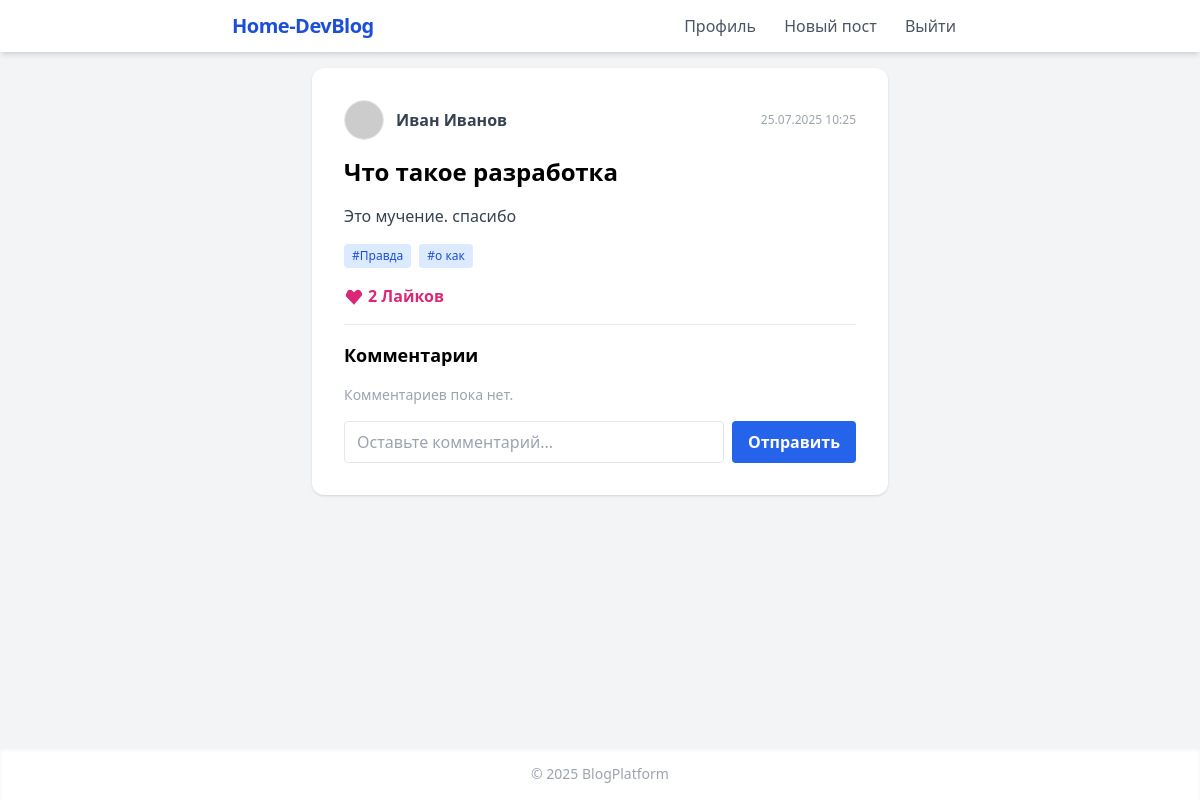
The app's page /post/1 (signed in) with its own data.
### app.py (models this page shows)
class User(db.Model):
    id = db.Column(db.Integer, primary_key=True)
    name = db.Column(db.String(80))
    email = db.Column(db.String(120), unique=True, nullable=False)
    password = db.Column(db.String(200), nullable=False)
    avatar = db.Column(db.String(200), nullable=True)

class Post(db.Model):
    id = db.Column(db.Integer, primary_key=True)
    user_id = db.Column(db.Integer, db.ForeignKey('user.id'), nullable=False)
    title = db.Column(db.String(200))
    content = db.Column(db.Text)
    date = db.Column(db.DateTime)
    tags = db.Column(db.String(200))
    is_private = db.Column(db.Boolean, default=False)
    user = db.relationship('User')

### app.py (the view, shortened to what this page needs)
@app.route('/post/<int:post_id>', methods=['GET', 'POST'])
def post_view(post_id):
    post = Post.query.get_or_404(post_id)
    user = get_current_user()
    if post.is_private and (not user or post.user_id != user.id):
        return "Этот пост доступен только автору.", 403
    comments = Comment.query.filter_by(post_id=post_id).order_by(Comment.date.asc()).all()
    liked = False
    if user:
        liked = Like.query.filter_by(user_id=user.id, post_id=post.id).first() is not None
    likes_count = Like.query.filter_by(post_id=post.id).count()
    return render_template('post.html', post=post, comments=comments, user=user, liked=liked, likes_count=likes_count)

### app.py (called while the page is built)
def get_current_user():
    if 'user_id' in session:
        return User.query.get(session['user_id'])
    return None

### templates/post.html (shortened to what this page needs)
{% extends "base.html" %}
{% block content %}
<div class="bg-white max-w-xl mx-auto p-8 rounded-xl shadow space-y-4">
    <div class="flex items-center gap-3">
        <img src="{{ post.user.avatar or 'https://randomuser.me/api/portraits/men/1.jpg' }}" class="w-10 h-10 rounded-full border">
        <a href="{{ url_for('view_user', user_id=post.user.id) }}" class="font-semibold text-gray-700 hover:underline">{{ post.user.name }}</a>
        <div class="text-xs text-gray-400 ml-auto">{{ post.date.strftime('%d.%m.%Y %H:%M') }}</div>
    </div>
    <h1 class="text-2xl font-bold">{{ post.title }}</h1>
    <div class="text-gray-700 mb-2">{{ post.content }}</div>
    {% if post.tags %}
    <div class="flex gap-2">
        {% for tag in post.tags.split(',') %}
            <a href="{{ url_for('posts_by_tag', tag=tag.strip()) }}"
               class="bg-blue-100 text-blue-700 text-xs px-2 py-1 rounded hover:bg-blue-200">#{{ tag.strip() }}</a>
        {% endfor %}
    </div>
    {% endif %}
    <div class="flex gap-4 mt-4">
        <form method="post" action="{{ url_for('like_post', post_id=post.id) }}">
            <button type="submit" class="flex items-center gap-1 {% if liked %}text-pink-600{% else %}text-gray-400{% endif %} font-semibold">
                <svg class="w-5 h-5" fill="currentColor" viewBox="0 0 20 20"><path d="M3.172 5.172a4 4 0 015.656 0L10 6.343l1.172-1.171a4 4 0 015.656 5.656L10 18.657l-6.828-6.829a4 4 0 010-5.656z"/></svg>
                {{ likes_count }} Лайков
            </button>
        </form>
    </div>
    <hr>
    <h3 class="font-semibold text-lg">Комментарии</h3>
    <div class="space-y-3">
        {% for c in comments %}
        <div class="flex gap-2 items-start">
            <img src="{{ c.user.avatar or 'https://randomuser.me/api/portraits/men/1.jpg' }}" class="w-8 h-8 rounded-full">
            <div>
                <div class="font-semibold text-sm">{{ c.user.name }}</div>
                <div class="text-gray-700 text-sm">{{ c.text }}</div>
                <div class="text-xs text-gray-400">{{ c.date.strftime('%d.%m.%Y %H:%M') }}</div>
            </div>
        </div>
        {% else %}
        <div class="text-gray-400 text-sm">Комментариев пока нет.</div>
        {% endfor %}
    </div>
    {% if user %}
    <form method="post" class="mt-4 flex gap-2">
        <input type="text" name="text" required placeholder="Оставьте комментарий..." class="flex-1 px-3 py-2 border rounded focus:outline-none focus:ring">
        <button type="submit" class="bg-blue-600 text-white px-4 py-2 rounded hover:bg-blue-700 font-semibold">Отправить</button>
    </form>
    {% else %}
    <div class="text-center mt-2 text-blue-600">
        <a href="{{ url_for('login') }}">Войдите</a>, чтобы оставить комментарий
    </div>
    {% endif %}
</div>
{% endblock %}

### records on screen
User: user.name "Иван Иванов"
Post: date "25.07.2025 10:25", title "Что такое разработка", content "Это мучение. спасибо"

### other values on screen
{{ tag.strip() }} "Правда" "о как"
{{ likes_count }} "2"
{{ 2025 }} "2025"
